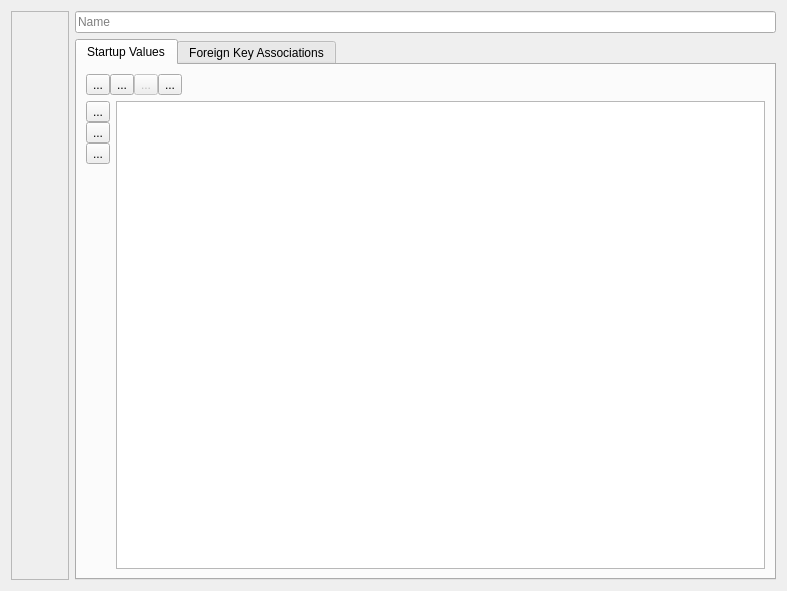
<?xml version="1.0" encoding="UTF-8"?>
<ui version="4.0">
 <class>TableInstanceForm</class>
 <widget class="QWidget" name="TableInstanceForm">
  <property name="geometry">
   <rect>
    <x>0</x>
    <y>0</y>
    <width>787</width>
    <height>591</height>
   </rect>
  </property>
  <property name="windowTitle">
   <string>Form</string>
  </property>
  <layout class="QHBoxLayout" name="horizontalLayout">
   <item>
    <widget class="QFrame" name="frameForUnlockButton">
     <property name="frameShape">
      <enum>QFrame::StyledPanel</enum>
     </property>
     <property name="frameShadow">
      <enum>QFrame::Raised</enum>
     </property>
     <layout class="QVBoxLayout" name="verticalLayout_2">
      <property name="spacing">
       <number>0</number>
      </property>
      <property name="margin">
       <number>0</number>
      </property>
      <item>
       <widget class="QToolButton" name="btnLock">
        <property name="text">
         <string/>
        </property>
        <property name="iconSize">
         <size>
          <width>48</width>
          <height>48</height>
         </size>
        </property>
        <property name="checkable">
         <bool>true</bool>
        </property>
        <property name="popupMode">
         <enum>QToolButton::InstantPopup</enum>
        </property>
        <property name="autoRaise">
         <bool>true</bool>
        </property>
       </widget>
      </item>
      <item>
       <widget class="QToolButton" name="btnUndelete">
        <property name="toolTip">
         <string>This object was deleted in a Patch. Click this button to Undelete it.</string>
        </property>
        <property name="text">
         <string/>
        </property>
        <property name="icon">
         <iconset resource="../dbm.qrc">
          <normaloff>:/images/actions/images/small/gnome_undelete.png</normaloff>:/images/actions/images/small/gnome_undelete.png</iconset>
        </property>
        <property name="iconSize">
         <size>
          <width>48</width>
          <height>48</height>
         </size>
        </property>
        <property name="checkable">
         <bool>false</bool>
        </property>
        <property name="popupMode">
         <enum>QToolButton::InstantPopup</enum>
        </property>
        <property name="autoRaise">
         <bool>true</bool>
        </property>
       </widget>
      </item>
      <item>
       <spacer name="verticalSpacer_2">
        <property name="orientation">
         <enum>Qt::Vertical</enum>
        </property>
        <property name="sizeHint" stdset="0">
         <size>
          <width>20</width>
          <height>40</height>
         </size>
        </property>
       </spacer>
      </item>
     </layout>
    </widget>
   </item>
   <item>
    <widget class="QWidget" name="grpContentMain" native="true">
     <layout class="QVBoxLayout" name="verticalLayout_5">
      <property name="margin">
       <number>0</number>
      </property>
      <item>
       <widget class="QLineEdit" name="lineEdit">
        <property name="toolTip">
         <string>The name of the table instance</string>
        </property>
        <property name="placeholderText">
         <string>Name</string>
        </property>
       </widget>
      </item>
      <item>
       <widget class="QTabWidget" name="tabWidget">
        <property name="currentIndex">
         <number>0</number>
        </property>
        <widget class="QWidget" name="tab">
         <attribute name="icon">
          <iconset resource="../dbm.qrc">
           <normaloff>:/images/actions/images/small/tabinst.png</normaloff>:/images/actions/images/small/tabinst.png</iconset>
         </attribute>
         <attribute name="title">
          <string>Startup Values</string>
         </attribute>
         <layout class="QVBoxLayout" name="verticalLayout_4">
          <item>
           <widget class="QWidget" name="grpStartupData" native="true">
            <layout class="QVBoxLayout" name="verticalLayout">
             <property name="margin">
              <number>0</number>
             </property>
             <item>
              <layout class="QHBoxLayout" name="horizontalLayout_13">
               <property name="spacing">
                <number>0</number>
               </property>
               <item>
                <widget class="QToolButton" name="btnLoadStartupValues">
                 <property name="maximumSize">
                  <size>
                   <width>32</width>
                   <height>32</height>
                  </size>
                 </property>
                 <property name="toolTip">
                  <string>&lt;b&gt;Load&lt;/b&gt; the startup values from a CSV file</string>
                 </property>
                 <property name="statusTip">
                  <string>Load the startup values from a CSV file</string>
                 </property>
                 <property name="text">
                  <string>...</string>
                 </property>
                 <property name="icon">
                  <iconset resource="../dbm.qrc">
                   <normaloff>:/images/actions/images/actions/fileopen.png</normaloff>:/images/actions/images/actions/fileopen.png</iconset>
                 </property>
                 <property name="iconSize">
                  <size>
                   <width>24</width>
                   <height>24</height>
                  </size>
                 </property>
                </widget>
               </item>
               <item>
                <widget class="QToolButton" name="btnSaveStartupValues">
                 <property name="maximumSize">
                  <size>
                   <width>32</width>
                   <height>32</height>
                  </size>
                 </property>
                 <property name="toolTip">
                  <string>&lt;b&gt;Save&lt;/b&gt; startup values</string>
                 </property>
                 <property name="statusTip">
                  <string>Save startup values to a CSV file</string>
                 </property>
                 <property name="text">
                  <string>...</string>
                 </property>
                 <property name="icon">
                  <iconset resource="../dbm.qrc">
                   <normaloff>:/images/actions/images/actions/filesave.png</normaloff>:/images/actions/images/actions/filesave.png</iconset>
                 </property>
                 <property name="iconSize">
                  <size>
                   <width>24</width>
                   <height>24</height>
                  </size>
                 </property>
                </widget>
               </item>
               <item>
                <widget class="QToolButton" name="btnImportValues">
                 <property name="enabled">
                  <bool>false</bool>
                 </property>
                 <property name="maximumSize">
                  <size>
                   <width>32</width>
                   <height>32</height>
                  </size>
                 </property>
                 <property name="toolTip">
                  <string>&lt;b&gt;Import&lt;/b&gt; startup values</string>
                 </property>
                 <property name="statusTip">
                  <string>Import startup values from an alread existing DB table</string>
                 </property>
                 <property name="text">
                  <string>...</string>
                 </property>
                 <property name="icon">
                  <iconset resource="../dbm.qrc">
                   <normaloff>:/images/actions/images/big/bigfileimport.png</normaloff>:/images/actions/images/big/bigfileimport.png</iconset>
                 </property>
                 <property name="iconSize">
                  <size>
                   <width>24</width>
                   <height>24</height>
                  </size>
                 </property>
                </widget>
               </item>
               <item>
                <widget class="QToolButton" name="btnGoToSourceTab">
                 <property name="maximumSize">
                  <size>
                   <width>32</width>
                   <height>32</height>
                  </size>
                 </property>
                 <property name="toolTip">
                  <string>Go to the &lt;b&gt;originator&lt;/b&gt; element</string>
                 </property>
                 <property name="statusTip">
                  <string>Go to the originator element</string>
                 </property>
                 <property name="text">
                  <string>...</string>
                 </property>
                 <property name="icon">
                  <iconset resource="../dbm.qrc">
                   <normaloff>:/images/actions/images/small/alias.png</normaloff>:/images/actions/images/small/alias.png</iconset>
                 </property>
                 <property name="iconSize">
                  <size>
                   <width>24</width>
                   <height>24</height>
                  </size>
                 </property>
                </widget>
               </item>
               <item>
                <spacer name="horizontalSpacer_6">
                 <property name="orientation">
                  <enum>Qt::Horizontal</enum>
                 </property>
                 <property name="sizeHint" stdset="0">
                  <size>
                   <width>40</width>
                   <height>20</height>
                  </size>
                 </property>
                </spacer>
               </item>
              </layout>
             </item>
             <item>
              <layout class="QHBoxLayout" name="horizontalLayout_2">
               <item>
                <layout class="QVBoxLayout" name="verticalLayout_3">
                 <property name="spacing">
                  <number>0</number>
                 </property>
                 <item>
                  <widget class="QToolButton" name="btnAddNewDefaultRow">
                   <property name="toolTip">
                    <string>Add new row</string>
                   </property>
                   <property name="statusTip">
                    <string>Add new row</string>
                   </property>
                   <property name="text">
                    <string>...</string>
                   </property>
                   <property name="icon">
                    <iconset resource="../dbm.qrc">
                     <normaloff>:/images/actions/images/small/add.png</normaloff>:/images/actions/images/small/add.png</iconset>
                   </property>
                  </widget>
                 </item>
                 <item>
                  <widget class="QToolButton" name="btnDeleteRow">
                   <property name="toolTip">
                    <string>Delete row</string>
                   </property>
                   <property name="statusTip">
                    <string>Delete row</string>
                   </property>
                   <property name="text">
                    <string>...</string>
                   </property>
                   <property name="icon">
                    <iconset resource="../dbm.qrc">
                     <normaloff>:/images/actions/images/small/remove.png</normaloff>:/images/actions/images/small/remove.png</iconset>
                   </property>
                  </widget>
                 </item>
                 <item>
                  <widget class="QToolButton" name="btnValidate">
                   <property name="toolTip">
                    <string>Validate values and update table</string>
                   </property>
                   <property name="statusTip">
                    <string>Validate values and update table</string>
                   </property>
                   <property name="text">
                    <string>...</string>
                   </property>
                   <property name="icon">
                    <iconset resource="../dbm.qrc">
                     <normaloff>:/images/actions/images/small/apply.png</normaloff>:/images/actions/images/small/apply.png</iconset>
                   </property>
                  </widget>
                 </item>
                 <item>
                  <spacer name="verticalSpacer">
                   <property name="orientation">
                    <enum>Qt::Vertical</enum>
                   </property>
                   <property name="sizeHint" stdset="0">
                    <size>
                     <width>20</width>
                     <height>40</height>
                    </size>
                   </property>
                  </spacer>
                 </item>
                </layout>
               </item>
               <item>
                <widget class="QTableWidget" name="values"/>
               </item>
              </layout>
             </item>
            </layout>
           </widget>
          </item>
         </layout>
        </widget>
        <widget class="QWidget" name="tab_2">
         <attribute name="icon">
          <iconset resource="../dbm.qrc">
           <normaloff>:/images/actions/images/small/foreign_key.png</normaloff>:/images/actions/images/small/foreign_key.png</iconset>
         </attribute>
         <attribute name="title">
          <string>Foreign Key Associations</string>
         </attribute>
         <layout class="QHBoxLayout" name="horizontalLayout_3">
          <item>
           <widget class="QTreeWidget" name="treeWidget">
            <property name="alternatingRowColors">
             <bool>true</bool>
            </property>
            <attribute name="headerDefaultSectionSize">
             <number>250</number>
            </attribute>
            <attribute name="headerShowSortIndicator" stdset="0">
             <bool>true</bool>
            </attribute>
            <column>
             <property name="text">
              <string>Foreign Key</string>
             </property>
            </column>
            <column>
             <property name="text">
              <string>Target Table Instance</string>
             </property>
            </column>
           </widget>
          </item>
         </layout>
        </widget>
       </widget>
      </item>
     </layout>
    </widget>
   </item>
  </layout>
 </widget>
 <resources>
  <include location="../dbm.qrc"/>
 </resources>
 <connections>
  <connection>
   <sender>btnLoadStartupValues</sender>
   <signal>clicked()</signal>
   <receiver>TableInstanceForm</receiver>
   <slot>onLoadValuesFromCSV()</slot>
   <hints>
    <hint type="sourcelabel">
     <x>24</x>
     <y>25</y>
    </hint>
    <hint type="destinationlabel">
     <x>230</x>
     <y>229</y>
    </hint>
   </hints>
  </connection>
  <connection>
   <sender>btnSaveStartupValues</sender>
   <signal>clicked()</signal>
   <receiver>TableInstanceForm</receiver>
   <slot>onSaveValuesToCSV()</slot>
   <hints>
    <hint type="sourcelabel">
     <x>92</x>
     <y>25</y>
    </hint>
    <hint type="destinationlabel">
     <x>230</x>
     <y>229</y>
    </hint>
   </hints>
  </connection>
  <connection>
   <sender>btnAddNewDefaultRow</sender>
   <signal>clicked()</signal>
   <receiver>TableInstanceForm</receiver>
   <slot>onAddNewRow()</slot>
   <hints>
    <hint type="sourcelabel">
     <x>43</x>
     <y>117</y>
    </hint>
    <hint type="destinationlabel">
     <x>341</x>
     <y>247</y>
    </hint>
   </hints>
  </connection>
  <connection>
   <sender>btnDeleteRow</sender>
   <signal>clicked()</signal>
   <receiver>TableInstanceForm</receiver>
   <slot>onDeleteRow()</slot>
   <hints>
    <hint type="sourcelabel">
     <x>43</x>
     <y>147</y>
    </hint>
    <hint type="destinationlabel">
     <x>341</x>
     <y>247</y>
    </hint>
   </hints>
  </connection>
  <connection>
   <sender>btnValidate</sender>
   <signal>clicked()</signal>
   <receiver>TableInstanceForm</receiver>
   <slot>onValidateData()</slot>
   <hints>
    <hint type="sourcelabel">
     <x>43</x>
     <y>177</y>
    </hint>
    <hint type="destinationlabel">
     <x>341</x>
     <y>247</y>
    </hint>
   </hints>
  </connection>
  <connection>
   <sender>btnGoToSourceTab</sender>
   <signal>clicked()</signal>
   <receiver>TableInstanceForm</receiver>
   <slot>onGotoTable()</slot>
   <hints>
    <hint type="sourcelabel">
     <x>103</x>
     <y>31</y>
    </hint>
    <hint type="destinationlabel">
     <x>208</x>
     <y>186</y>
    </hint>
   </hints>
  </connection>
  <connection>
   <sender>btnLock</sender>
   <signal>toggled(bool)</signal>
   <receiver>TableInstanceForm</receiver>
   <slot>onLockUnlock(bool)</slot>
   <hints>
    <hint type="sourcelabel">
     <x>38</x>
     <y>37</y>
    </hint>
    <hint type="destinationlabel">
     <x>393</x>
     <y>295</y>
    </hint>
   </hints>
  </connection>
  <connection>
   <sender>btnUndelete</sender>
   <signal>clicked()</signal>
   <receiver>TableInstanceForm</receiver>
   <slot>onUndelete()</slot>
   <hints>
    <hint type="sourcelabel">
     <x>38</x>
     <y>91</y>
    </hint>
    <hint type="destinationlabel">
     <x>393</x>
     <y>295</y>
    </hint>
   </hints>
  </connection>
  <connection>
   <sender>values</sender>
   <signal>cellChanged(int,int)</signal>
   <receiver>TableInstanceForm</receiver>
   <slot>onCellChange(int,int)</slot>
   <hints>
    <hint type="sourcelabel">
     <x>445</x>
     <y>285</y>
    </hint>
    <hint type="destinationlabel">
     <x>393</x>
     <y>295</y>
    </hint>
   </hints>
  </connection>
  <connection>
   <sender>lineEdit</sender>
   <signal>textEdited(QString)</signal>
   <receiver>TableInstanceForm</receiver>
   <slot>onChangeName(QString)</slot>
   <hints>
    <hint type="sourcelabel">
     <x>425</x>
     <y>70</y>
    </hint>
    <hint type="destinationlabel">
     <x>393</x>
     <y>295</y>
    </hint>
   </hints>
  </connection>
 </connections>
 <slots>
  <slot>onLoadValuesFromCSV()</slot>
  <slot>onSaveValuesToCSV()</slot>
  <slot>onAddNewRow()</slot>
  <slot>onDeleteRow()</slot>
  <slot>onValidateData()</slot>
  <slot>onCellChange(int,int)</slot>
  <slot>onHelp()</slot>
  <slot>onValuesDoubleClick()</slot>
  <slot>onGotoTable()</slot>
  <slot>onLockUnlock(bool)</slot>
  <slot>onUndelete()</slot>
  <slot>onChangeName(QString)</slot>
 </slots>
</ui>
